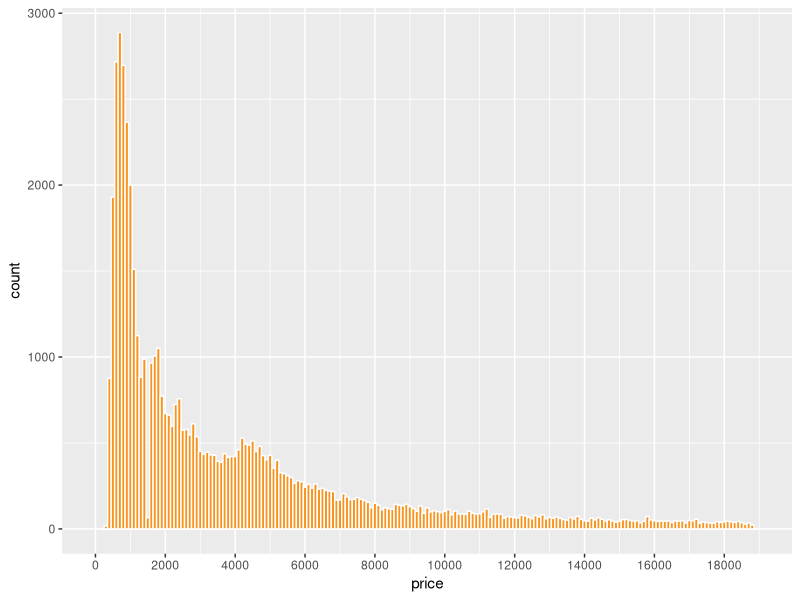
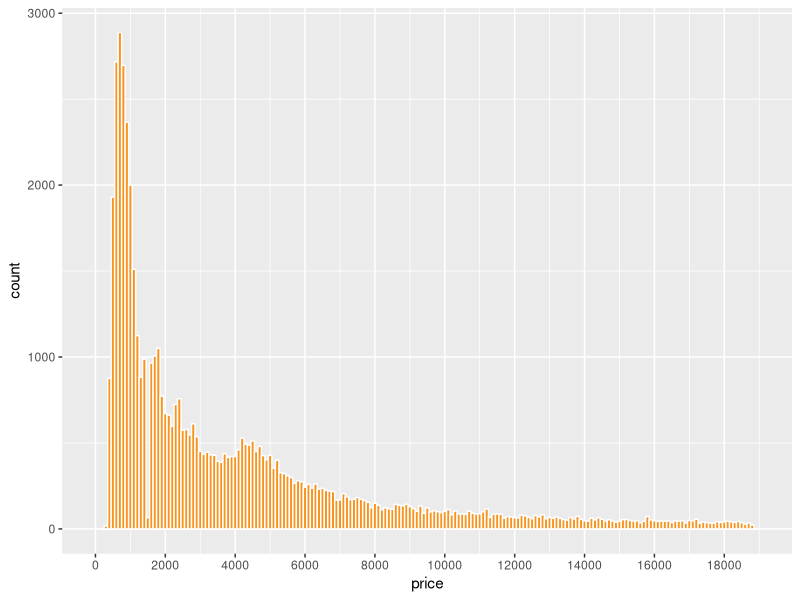

The R source for these figures, in order: (Note: this script raises an error after producing the figures.)
# lesson 4 practice

library(ggplot2)

data(diamonds)
?diamonds

summary(diamonds)
summary(names(diamonds))
summary(diamonds$color)
typeof(diamonds$color)

# Create a histogram of the price of
# all the diamonds in the diamond data set.

# TYPE YOUR CODE BELOW THE LINE
# =======================================
ggplot(aes(x = price), data = diamonds) +
  geom_histogram(binwidth = 100, color = I('white'), fill = I('#f79420')) +
  scale_x_continuous(limits = c(0, 19000), breaks = seq(0, 19000, 2000))

summary(diamonds$price)

# how many diamonds cost less than $500?
nrow(subset(diamonds, price < 500))

# how many diamonds cost less than $250?
nrow(subset(diamonds, price < 250))

# how many diamonds cost $15000 or more?
nrow(subset(diamonds, price > 15000 | price == 15000 ))

# Explore the largest peak in the
# price histogram you created earlier.

# Try limiting the x-axis, altering the bin width,
# and setting different breaks on the x-axis.

# There won’t be a solution video for this
# question so go to the discussions to
# share your thoughts and discover
# what other people find.

# You can save images by using the ggsave() command.
# ggsave() will save the last plot created.
# For example...
#                  qplot(x = price, data = diamonds)
#                  ggsave('priceHistogram.png')

# ggsave currently recognises the extensions eps/ps, tex (pictex),
# pdf, jpeg, tiff, png, bmp, svg and wmf (windows only).

# Submit your final code when you are ready.

# TYPE YOUR CODE BELOW THE LINE
# ======================================================================
library(Cairo)

ggplot(aes(x = price), data = diamonds) +
  geom_histogram(binwidth = 100, color = I('white'), fill = I('#f79420')) +
  scale_x_continuous(limits = c(0, 19000), breaks = seq(0, 19000, 2000)) +
  ggsave('diamondPrice.png')

# Break out the histogram of diamond prices by cut.
# You should have five histograms in separate
# panels on your resulting plot.
# TYPE YOUR CODE BELOW THE LINE
# ======================================================
ggplot(aes(x = price), data = diamonds) +
  geom_histogram(binwidth = 100, color = I('white'), fill = I('#f79420')) +
  scale_x_continuous(limits = c(0, 19000), breaks = seq(0, 19000, 1000)) +
  facet_grid(cut ~ .)

# price statistics by cut
by(diamonds$price, diamonds$cut, max)
by(diamonds$price, diamonds$cut, summary, digits = max(getOption('digits')))


# In the two last exercises, we looked at
# the distribution for diamonds by cut.

# Run the code below in R Studio to generate
# the histogram as a reminder.

# ===============================================================

qplot(x = price, data = diamonds) + facet_wrap(~cut)

# ===============================================================

# In the last exercise, we looked at the summary statistics
# for diamond price by cut. If we look at the output table, the
# the median and quartiles are reasonably close to each other.

# diamonds$cut: Fair
#    Min. 1st Qu.  Median    Mean 3rd Qu.    Max. 
#     337    2050    3282    4359    5206   18570 
# ------------------------------------------------------------------------ 
# diamonds$cut: Good
#    Min. 1st Qu.  Median    Mean 3rd Qu.    Max. 
#     327    1145    3050    3929    5028   18790 
# ------------------------------------------------------------------------ 
# diamonds$cut: Very Good
#    Min. 1st Qu.  Median    Mean 3rd Qu.    Max. 
#     336     912    2648    3982    5373   18820 
# ------------------------------------------------------------------------ 
# diamonds$cut: Premium
#    Min. 1st Qu.  Median    Mean 3rd Qu.    Max. 
#     326    1046    3185    4584    6296   18820 
# ------------------------------------------------------------------------ 
# diamonds$cut: Ideal
#    Min. 1st Qu.  Median    Mean 3rd Qu.    Max. 
#     326     878    1810    3458    4678   18810 

# This means the distributions should be somewhat similar,
# but the histograms we created don't show that.

# The 'Fair' and 'Good' diamonds appear to have 
# different distributions compared to the better
# cut diamonds. They seem somewhat uniform
# on the left with long tails on the right.

# Let's look in to this more.

# Look up the documentation for facet_wrap in R Studio.
# Then, scroll back up and add a parameter to facet_wrap so that
# the y-axis in the histograms is not fixed. You want the y-axis to
# be different for each histogram.

# If you want a hint, check out the Instructor Notes.
ggplot(aes(x = price), data = diamonds) +
  geom_histogram(binwidth = 100, color = I('white'), fill = I('#f79420')) +
  scale_x_continuous(limits = c(0, 19000), breaks = seq(0, 19000, 1000)) +
  facet_grid(cut ~ ., scales = "free_y")


# Create a histogram of price per carat
# and facet it by cut. You can make adjustments
# to the code from the previous exercise to get
# started.
# Adjust the bin width and transform the scale
# of the x-axis using log10.
by(diamonds$price/diamonds$carat, diamonds$cut, max)

ggplot(aes(x = price/carat), data = diamonds) +
  geom_histogram(bins = 150, color = I('white'), fill = I('orange')) +
  scale_x_log10(breaks = seq(1000, 15000, 1000)) +
  facet_grid(cut ~ ., scales = "free_y")

  
# Investigate the price of diamonds using box plots,
# numerical summaries, and one of the following categorical
# variables: cut, clarity, or color.

# There won’t be a solution video for this
# exercise so go to the discussion thread for either
# BOXPLOTS BY CLARITY, BOXPLOT BY COLOR, or BOXPLOTS BY CUT
# to share you thoughts and to
# see what other people found.

# You can save images by using the ggsave() command.
# ggsave() will save the last plot created.
# For example...
#                  qplot(x = price, data = diamonds)
#                  ggsave('priceHistogram.png')

# ggsave currently recognises the extensions eps/ps, tex (pictex),
# pdf, jpeg, tiff, png, bmp, svg and wmf (windows only).

# Copy and paste all of the code that you used for
# your investigation, and submit it when you are ready.
# =================================================================
# 在箱线图中，我们将 y 参数作为连续数据，将 x 参数作为分类数据。
by(diamonds$price, diamonds$clarity, summary)
ggplot(aes(y = price, x = clarity), data = diamonds) +
  geom_boxplot() + 
  scale_y_continuous(breaks = seq(0, 18000, 500))

by(diamonds$price, diamonds$color, IQR)


# Investigate the price per carat of diamonds across
# the different colors of diamonds using boxplots.
# Go to the discussions to
# share your thoughts and to discover
# what other people found.

# You can save images by using the ggsave() command.
# ggsave() will save the last plot created.
# For example...
#                  qplot(x = price, data = diamonds)
#                  ggsave('priceHistogram.png')

# ggsave currently recognises the extensions eps/ps, tex (pictex),
# pdf, jpeg, tiff, png, bmp, svg and wmf (windows only).

# Copy and paste all of the code that you used for
# your investigation, and submit it when you are ready.

# SUBMIT YOUR CODE BELOW THIS LINE
# ===================================================================
ggplot(aes(y = price/carat, x = color), data = diamonds) +
  geom_boxplot() +
  scale_y_log10(breaks = seq(1000, 15000, 500))
